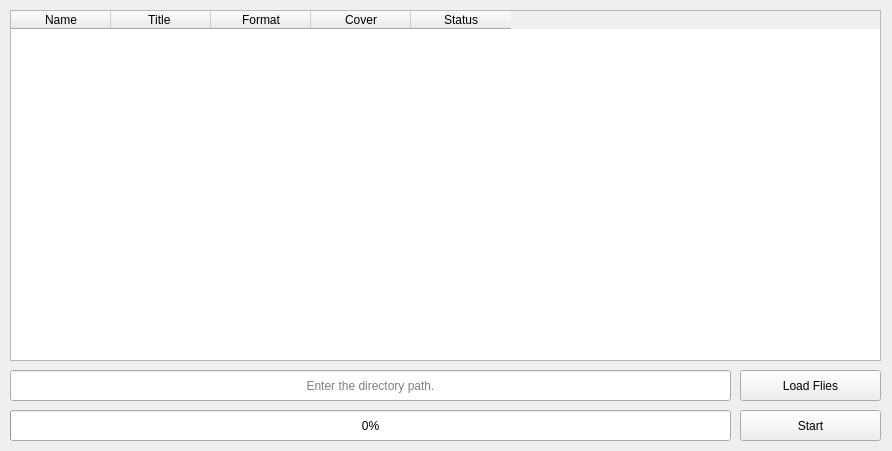
<?xml version="1.0" encoding="UTF-8"?>
<ui version="4.0">
 <class>MainWindow</class>
 <widget class="QMainWindow" name="MainWindow">
  <property name="geometry">
   <rect>
    <x>0</x>
    <y>0</y>
    <width>892</width>
    <height>451</height>
   </rect>
  </property>
  <property name="windowTitle">
   <string>MainWindow</string>
  </property>
  <widget class="QWidget" name="centralwidget">
   <widget class="QLineEdit" name="DIR_PATH">
    <property name="geometry">
     <rect>
      <x>10</x>
      <y>370</y>
      <width>721</width>
      <height>31</height>
     </rect>
    </property>
    <property name="alignment">
     <set>Qt::AlignCenter</set>
    </property>
    <property name="placeholderText">
     <string>Enter the directory path.</string>
    </property>
   </widget>
   <widget class="QTableWidget" name="TABLE">
    <property name="geometry">
     <rect>
      <x>10</x>
      <y>10</y>
      <width>871</width>
      <height>351</height>
     </rect>
    </property>
    <column>
     <property name="text">
      <string>Name</string>
     </property>
    </column>
    <column>
     <property name="text">
      <string>Title </string>
     </property>
    </column>
    <column>
     <property name="text">
      <string>Format</string>
     </property>
    </column>
    <column>
     <property name="text">
      <string>Cover</string>
     </property>
    </column>
    <column>
     <property name="text">
      <string>Status</string>
     </property>
    </column>
   </widget>
   <widget class="QPushButton" name="LOAD">
    <property name="geometry">
     <rect>
      <x>740</x>
      <y>370</y>
      <width>141</width>
      <height>31</height>
     </rect>
    </property>
    <property name="text">
     <string>Load Flies</string>
    </property>
   </widget>
   <widget class="QPushButton" name="START">
    <property name="geometry">
     <rect>
      <x>740</x>
      <y>410</y>
      <width>141</width>
      <height>31</height>
     </rect>
    </property>
    <property name="text">
     <string>Start</string>
    </property>
   </widget>
   <widget class="QProgressBar" name="PROGRESS">
    <property name="geometry">
     <rect>
      <x>10</x>
      <y>410</y>
      <width>721</width>
      <height>31</height>
     </rect>
    </property>
    <property name="value">
     <number>0</number>
    </property>
    <property name="alignment">
     <set>Qt::AlignCenter</set>
    </property>
   </widget>
  </widget>
 </widget>
 <resources/>
 <connections/>
</ui>
